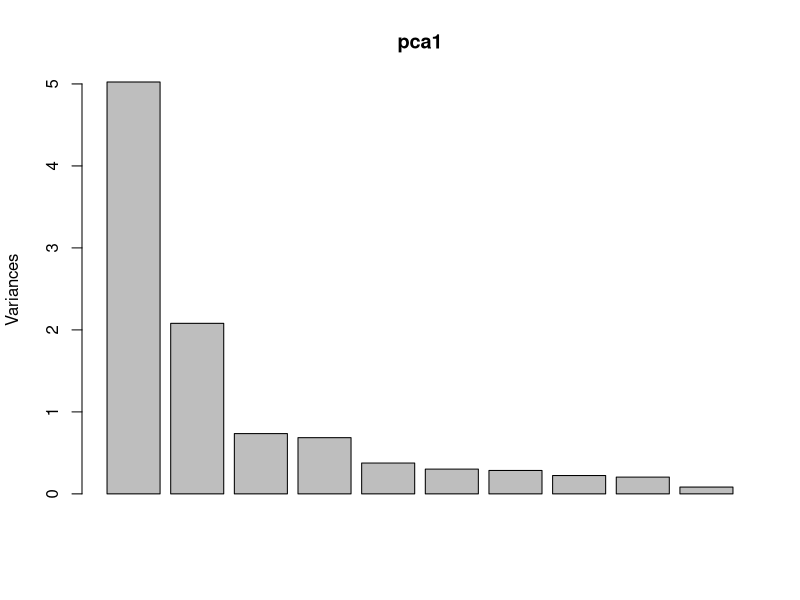
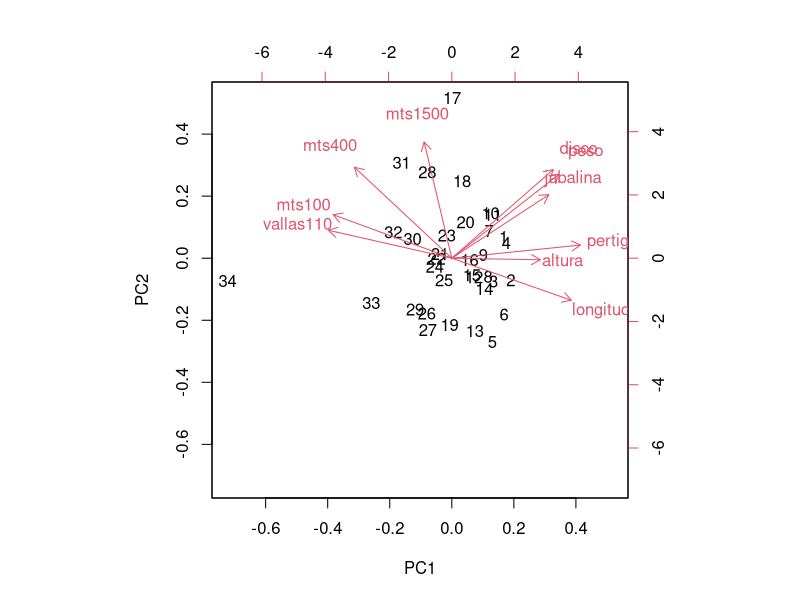
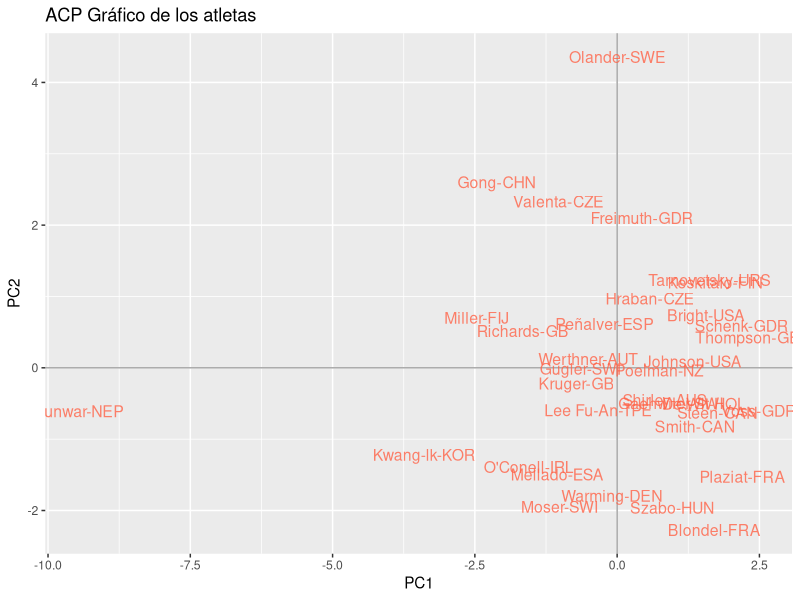
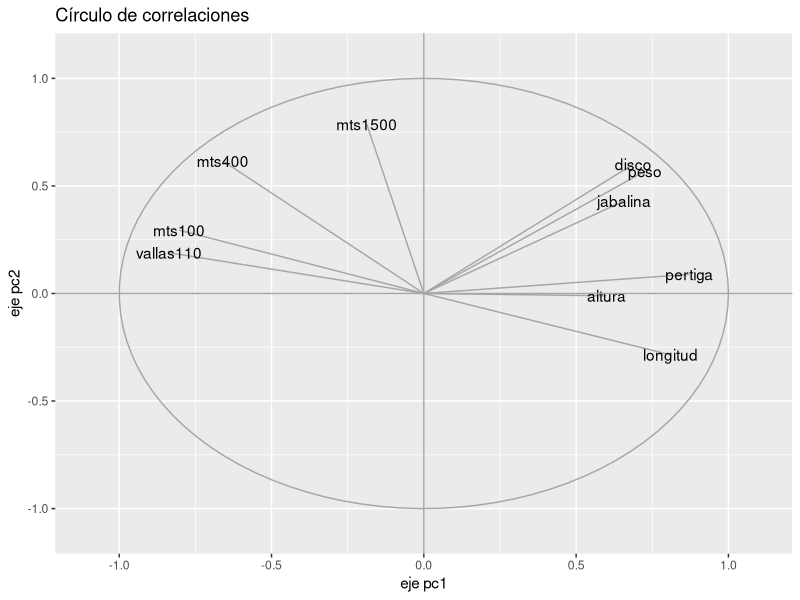
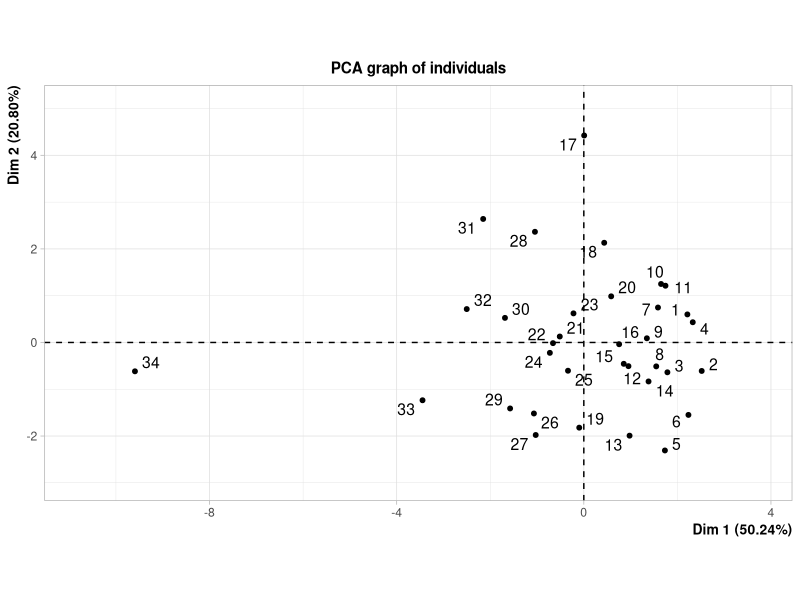
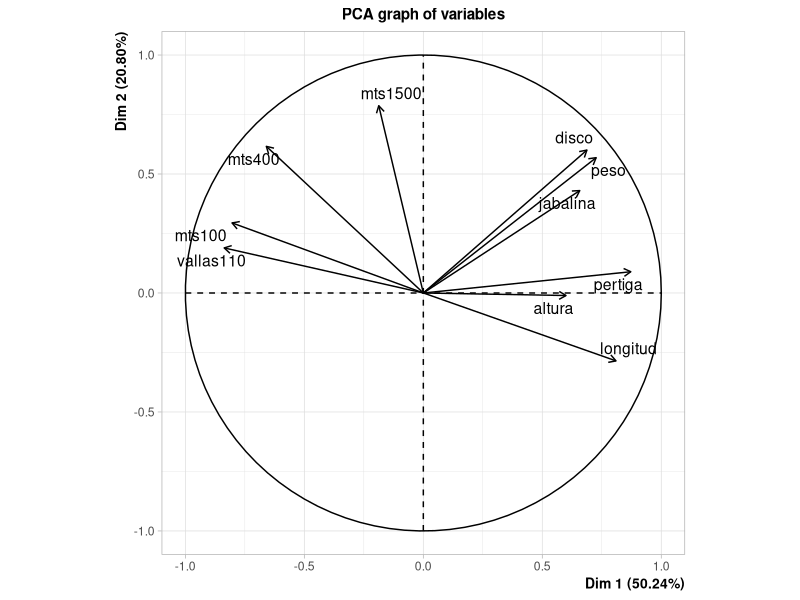
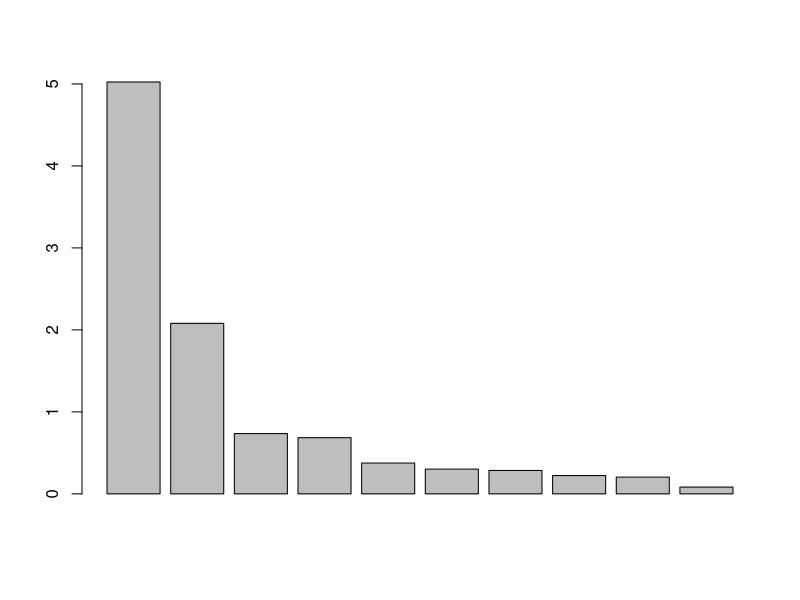

Here is the R script that generated these plots, in order: (Note: this script raises an error after producing the figures.)
#
# University: Universidad de Valladolid
# Degree: Grado en Estadística
# Subject: Análisis de Datos
# Year: 2017/18
# Teacher: Miguel Alejandro Fernández Temprano
# Author: Sergio García Prado (garciparedes.me)
# Name: Práctica 03
#
#

Total <- read.csv('./../../../datasets/olympic-2016-v2.txt', header=TRUE)
A <- Total[, 1:10]

pca1=prcomp(A, scale=TRUE)

print(pca1$sdev^2)
print(pca1$rotation)
print(pca1$x)

print(diag((t(pca1$x) %*% pca1$x)/(nrow(A)-1)))
screeplot(pca1)
biplot(pca1)
library(ggplot2)

scores = as.data.frame(pca1$x)

ggplot(data = scores, aes(x=PC1, y=PC2, label=Total$atleta)) +
  geom_hline(yintercept = 0, colour = "gray65") +
  geom_vline(xintercept = 0, colour = "gray65") +
  geom_text(colour = "tomato", alpha = 0.8, size = 4) +
  ggtitle("ACP Gráfico de los atletas")

# Función para crear un círculo
circle <- function(center = c(0, 0), npoints = 100) {
    r = 1
    tt = seq(0, 2 * pi, length = npoints)
    xx = center[1] + r * cos(tt)
    yy = center[1] + r * sin(tt)
    return(data.frame(x = xx, y = yy))
}
corcir = circle(c(0, 0), npoints = 100)

correlaciones = as.data.frame(cor(A, pca1$x))

arrows = data.frame(x1 = c(rep(0,ncol(A))), y1 = c(rep(0,ncol(A))), x2 = correlaciones$PC1,
    y2 = correlaciones$PC2)

ggplot() + geom_path(data = corcir, aes(x = x, y = y), colour = "gray65") +
    geom_segment(data = arrows, aes(x = x1, y = y1, xend = x2, yend = y2), colour = "gray65") +
    geom_text(data = correlaciones, aes(x = PC1, y = PC2, label = rownames(correlaciones))) +
    geom_hline(yintercept = 0, colour = "gray65") + geom_vline(xintercept = 0,
    colour = "gray65") + xlim(-1.1, 1.1) + ylim(-1.1, 1.1) + labs(x = "eje pc1",
    y = "eje pc2") + ggtitle("Círculo de correlaciones")

library(FactoMineR)

pca3=PCA(A)
pca3

library(ade4)


pca4 = dudi.pca(A)
